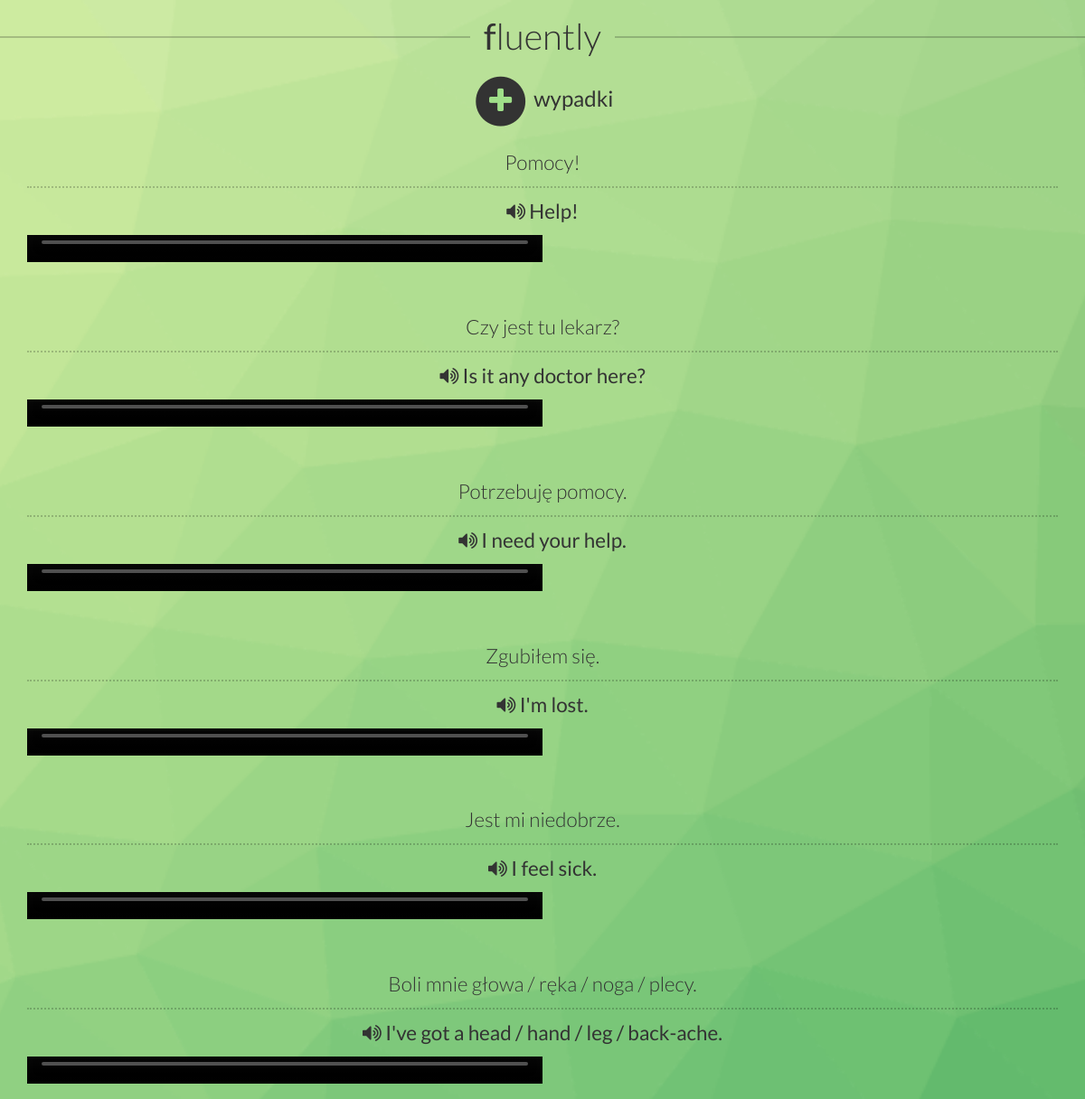
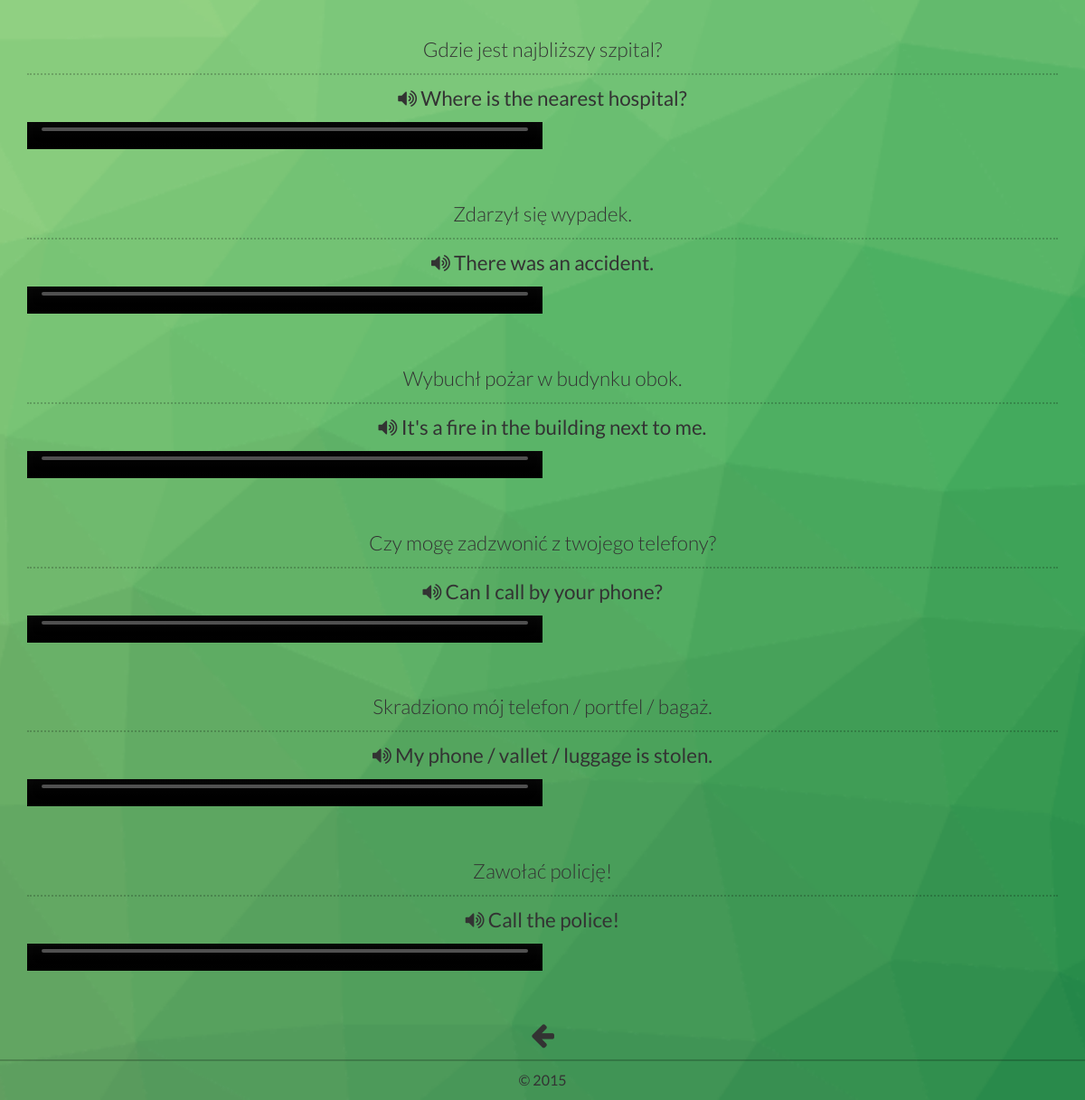
Screenshot of /wypadki with the database file from the repository (2 pictures, top to bottom).
### tables this page shows
CREATE TABLE phrases (
  id INTEGER PRIMARY KEY autoincrement,
  priority INTEGER,
  english VARCHAR(255),
  polish VARCHAR(255),
  category VARCHAR(255) NOT NULL
);

### fluently.py (the view)
@app.route('/wypadki')
def wypadki():
    cur = get_db().execute('SELECT * FROM phrases WHERE category LIKE "%wypadki%" ORDER BY priority DESC')
    names = list(map(lambda x: x[0], cur.description))
    print(names)
    phrases = []
    voices = []
    for phrase in cur:
        phrases.append(phrase)
        voices.append(voice('en-gb', phrase[2]))
    print(phrases)
    return render_template('phrasebook-template.html', data = zip(phrases, voices), category = 'wypadki', image = 'fa-plus')

### fluently.py (called while the page is built)
def connect_db():
    return sqlite3.connect(app.config['DATABASE'])

@app.before_request
def before_request():
    g.db = connect_db()

@app.teardown_request
def teardown_request(exception):
    db = getattr(g, 'db', None)
    if db is not None:
        db.close()

def get_db():
    db = getattr(g, '_database', None)
    if db is None:
        db = g._database = connect_db()
    return db

def voice(lang, text):
    div = '<video controls="" name="media" style="width: 50%; height: 30px"><source src="http://api.voicerss.org/?key=4d696d0c72a74f5594411d4977c70287&src=' + text + "&amp;hl=" + lang + "&amp;f=48khz_16bit_stereo" + '" type="audio/mpeg"></video>'
    print(div)
    return div

### templates/phrasebook-template.html (shortened to what this page needs)
<!doctype html>
<html>
<head>
	<link rel="stylesheet" href="https://maxcdn.bootstrapcdn.com/font-awesome/4.4.0/css/font-awesome.min.css">
	<link rel="stylesheet" href="../static/bootstrap.min.css">
	<link rel="stylesheet" href="../static/main.css">
</head>
<body>
	<header>
		<h1><span><b>f</b>luently</span></h1>
		<h2>
			<span class="fa-stack fa-lg">
				<i class="fa fa-circle fa-stack-2x"></i>
				<i class="fa {{ image }} fa-stack-1x fa-inverse"></i>
			</span>
			{{ category }}
		</h2>
	</header>
	<div class="container">
		<div class="row phrasebook">
			{% for phrase, voice in data%}
			<div class="col-xs-12 item">
				<p class="native">{{ phrase[3] }}</p>
				<p class="foreign"><a href="#"><i class="fa fa-volume-up"></i> {{ phrase[2] }}</a></p>
				{{ voice|safe }}
			</div>
			{% endfor %}
		</div>
	</div>
	<nav class="back">
		<a href="/categories"><i class="fa fa-arrow-left"></i></a>
	</nav>
	<footer>
		<small>&copy; 2015</small>
	</footer>
</body>
</html>

### static/main.css (style rules this page uses)
html, body { width: 100%; min-height: 100%; font-size: 16px; font-family: "Lato", sans-serif; padding-top: 20px; overflow-x: hidden; }
body { background: center center/cover url("pattern.png"); padding-top: 20px; }
.fa-stack-1x { color: #9fdf89; }
a, a:link, a:visited { color: #333; text-decoration: none; }
h1 { margin: 0 0 20px; text-align: center; font-size: 2.5rem; font-weight: 300; }
h1 b { font-weight: 400; }
h1 { line-height: 0; text-align: center; }
h1 span { display: inline-block; position: relative; }
h1 span:before, h1 span:after { content: ""; position: absolute; height: 5px; border-top: 2px solid rgba(0, 0, 0, 0.2); top: 0; width: 1200px; }
h1 span:before { right: 100%; margin-right: 15px; }
h1 span:after { left: 100%; margin-left: 15px; }
h2 { text-align: center; font-size: 1.5rem; margin: 40px 0 20px; }
.back { display: block; text-align: center; margin-bottom: 10px; }
.back i { font-size: 30px; }
body > footer { border-top: 2px solid rgba(0, 0, 0, 0.2); text-align: center; padding: 10px 0; display: block; width: 100%; }
body > footer small { font-size: 1rem; margin: 0; padding: 0; }
.phrasebook p { font-size: 1.4rem; text-align: center; }
.phrasebook .native { font-weight: 300; border-bottom: 2px dotted rgba(0, 0, 0, 0.2); padding-bottom: 10px; }
.phrasebook .foreign { font-weight: 400; }
.phrasebook .item + .item { margin-top: 50px; }
.phrasebook > div:last-child { padding-bottom: 50px; }

### rows the page displays
phrases: polish "Pomocy!", english "Help!"
phrases: polish "Czy jest tu lekarz?", english "Is it any doctor here?"
phrases: polish "Potrzebuję pomocy.", english "I need your help."
phrases: polish "Zgubiłem się.", english "I'm lost."
phrases: polish "Jest mi niedobrze.", english "I feel sick."
phrases: polish "Boli mnie głowa / ręka / noga / plecy.", english "I've got a head / hand / leg / back-ache."
phrases: polish "Gdzie jest najbliższy szpital?", english "Where is the nearest hospital?"
phrases: polish "Zdarzył się wypadek.", english "There was an accident."
phrases: polish "Wybuchł pożar w budynku obok.", english "It's a fire in the building next to me."
phrases: polish "Czy mogę zadzwonić z twojego telefony?", english "Can I call by your phone?"
phrases: polish "Skradziono mój telefon / portfel / bagaż.", english "My phone / vallet / luggage is stolen."
phrases: polish "Zawołać policję!", english "Call the police!"

### other values shown
{{ category }} "wypadki"
